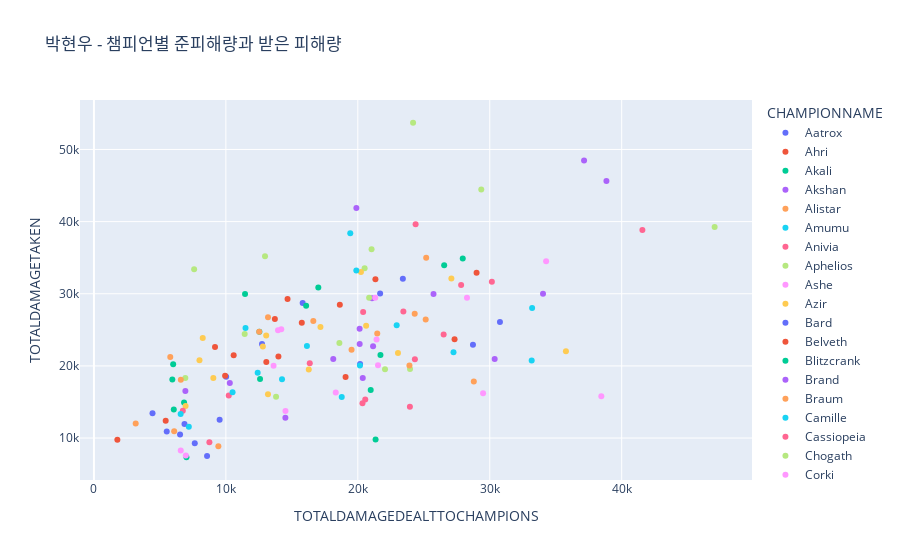

The code cell stored with this chart in its notebook:
### Code cell
fig = px.scatter(tmp_cham,
                x = 'TOTALDAMAGEDEALTTOCHAMPIONS',
                y = 'TOTALDAMAGETAKEN',
                color = 'CHAMPIONNAME',
                title = '박현우 - 챔피언별 준피해량과 받은 피해량')
plotly.offline.iplot(fig)
